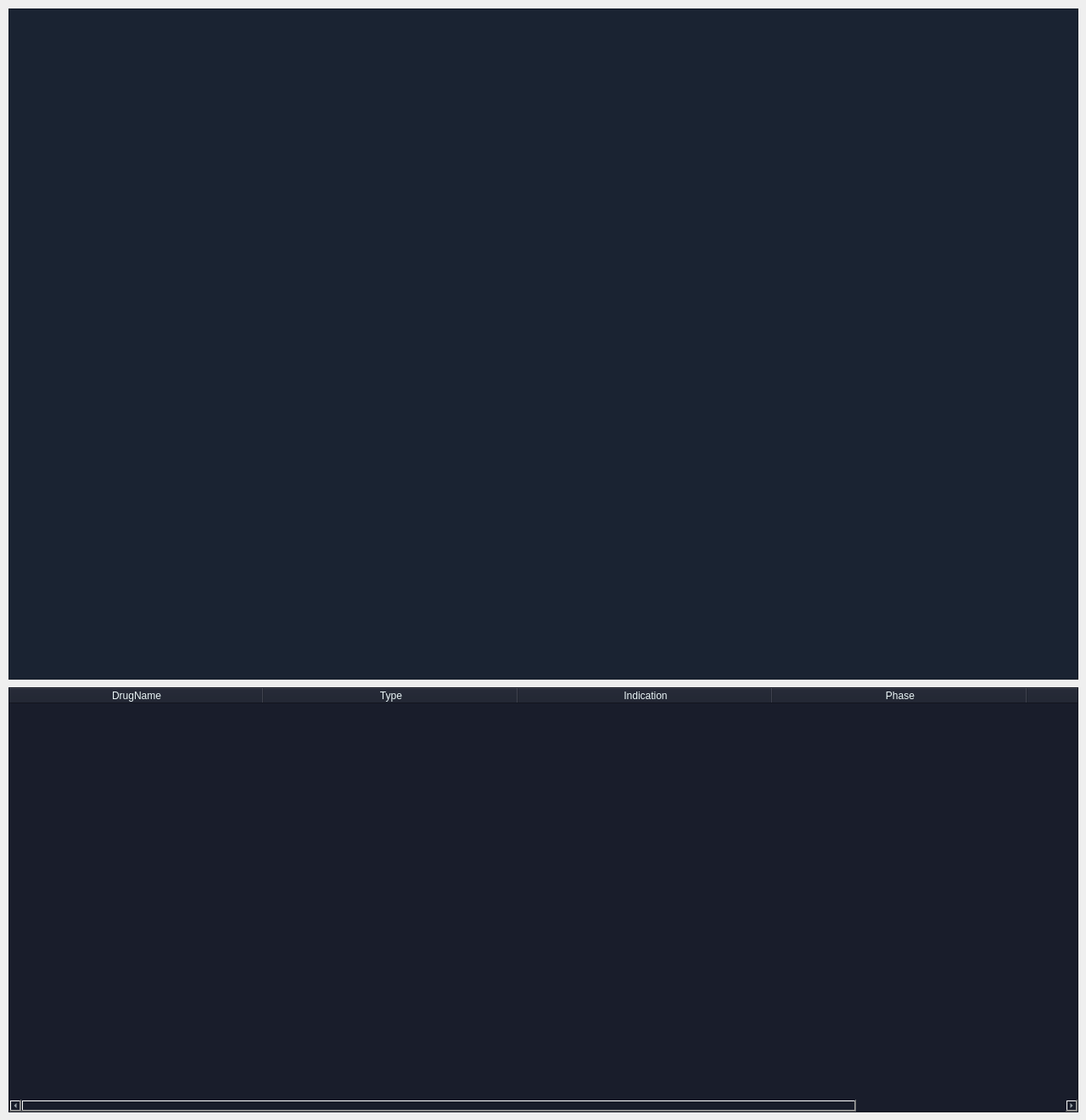
      <widget class="QWidget" name="MBOAT1_tab">
       <attribute name="title">
        <string>MBOAT1</string>
       </attribute>
       <widget class="QTableWidget" name="MBOAT1_tableWidget">
        <property name="geometry">
         <rect>
          <x>10</x>
          <y>810</y>
          <width>1261</width>
          <height>501</height>
         </rect>
        </property>
        <property name="styleSheet">
         <string notr="true">background-color: rgb(25, 29, 43);
selection-background-color: rgb(137, 195, 235);
color: rgb(235, 246, 247);</string>
        </property>
        <attribute name="horizontalHeaderDefaultSectionSize">
         <number>300</number>
        </attribute>
        <attribute name="verticalHeaderVisible">
         <bool>false</bool>
        </attribute>
        <column>
         <property name="text">
          <string>DrugName</string>
         </property>
        </column>
        <column>
         <property name="text">
          <string>Type</string>
         </property>
        </column>
        <column>
         <property name="text">
          <string>Indication</string>
         </property>
        </column>
        <column>
         <property name="text">
          <string>Phase</string>
         </property>
        </column>
        <column>
         <property name="text">
          <string>Source</string>
         </property>
        </column>
       </widget>
       <widget class="QWidget" name="gridLayoutWidget_26">
        <property name="geometry">
         <rect>
          <x>10</x>
          <y>10</y>
          <width>1261</width>
          <height>791</height>
         </rect>
        </property>
        <layout class="QGridLayout" name="MBOAT1_gridLayout_show_Expression_level">
         <item row="0" column="0">
          <widget class="QGraphicsView" name="MBOAT1_show_Expression_level_4">
           <property name="styleSheet">
            <string notr="true">background-color:rgb(26,35,50)</string>
           </property>
          </widget>
         </item>
        </layout>
       </widget>
      </widget>
